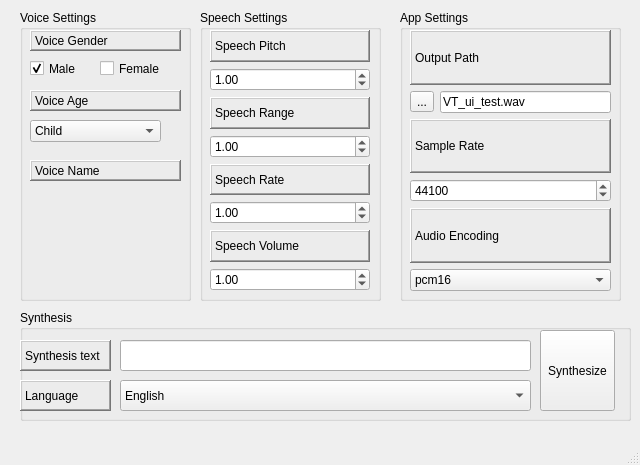
<?xml version="1.0" encoding="UTF-8"?>
<ui version="4.0">
 <class>Voice_Translator</class>
 <widget class="QMainWindow" name="Voice_Translator">
  <property name="enabled">
   <bool>true</bool>
  </property>
  <property name="geometry">
   <rect>
    <x>0</x>
    <y>0</y>
    <width>640</width>
    <height>465</height>
   </rect>
  </property>
  <property name="cursor">
   <cursorShape>ArrowCursor</cursorShape>
  </property>
  <property name="contextMenuPolicy">
   <enum>Qt::DefaultContextMenu</enum>
  </property>
  <property name="windowTitle">
   <string>Voice Translator</string>
  </property>
  <property name="styleSheet">
   <string notr="true">Fusion</string>
  </property>
  <property name="toolButtonStyle">
   <enum>Qt::ToolButtonIconOnly</enum>
  </property>
  <property name="tabShape">
   <enum>QTabWidget::Rounded</enum>
  </property>
  <widget class="QWidget" name="Voice_Translator_widget">
   <widget class="QGroupBox" name="VoiceSettings">
    <property name="geometry">
     <rect>
      <x>20</x>
      <y>10</y>
      <width>171</width>
      <height>291</height>
     </rect>
    </property>
    <property name="title">
     <string>Voice Settings</string>
    </property>
    <property name="flat">
     <bool>true</bool>
    </property>
    <widget class="QCheckBox" name="FemaleCheckBox">
     <property name="geometry">
      <rect>
       <x>80</x>
       <y>50</y>
       <width>70</width>
       <height>17</height>
      </rect>
     </property>
     <property name="text">
      <string>Female</string>
     </property>
     <property name="checked">
      <bool>false</bool>
     </property>
    </widget>
    <widget class="QCheckBox" name="MaleCheckBox">
     <property name="geometry">
      <rect>
       <x>10</x>
       <y>50</y>
       <width>70</width>
       <height>17</height>
      </rect>
     </property>
     <property name="text">
      <string>Male</string>
     </property>
     <property name="checked">
      <bool>true</bool>
     </property>
    </widget>
    <widget class="QComboBox" name="AgeComboBox">
     <property name="geometry">
      <rect>
       <x>10</x>
       <y>110</y>
       <width>131</width>
       <height>22</height>
      </rect>
     </property>
     <item>
      <property name="text">
       <string>Child</string>
      </property>
     </item>
     <item>
      <property name="text">
       <string>Adult</string>
      </property>
     </item>
     <item>
      <property name="text">
       <string>Senile</string>
      </property>
     </item>
    </widget>
    <widget class="QLabel" name="VoiceGender">
     <property name="geometry">
      <rect>
       <x>10</x>
       <y>20</y>
       <width>151</width>
       <height>21</height>
      </rect>
     </property>
     <property name="frameShape">
      <enum>QFrame::WinPanel</enum>
     </property>
     <property name="frameShadow">
      <enum>QFrame::Raised</enum>
     </property>
     <property name="text">
      <string>Voice Gender</string>
     </property>
    </widget>
    <widget class="QLabel" name="VoiceAge">
     <property name="geometry">
      <rect>
       <x>10</x>
       <y>80</y>
       <width>151</width>
       <height>21</height>
      </rect>
     </property>
     <property name="frameShape">
      <enum>QFrame::WinPanel</enum>
     </property>
     <property name="frameShadow">
      <enum>QFrame::Raised</enum>
     </property>
     <property name="text">
      <string>Voice Age</string>
     </property>
    </widget>
    <widget class="QLabel" name="VoiceName">
     <property name="geometry">
      <rect>
       <x>10</x>
       <y>150</y>
       <width>151</width>
       <height>21</height>
      </rect>
     </property>
     <property name="frameShape">
      <enum>QFrame::WinPanel</enum>
     </property>
     <property name="frameShadow">
      <enum>QFrame::Raised</enum>
     </property>
     <property name="text">
      <string>Voice Name</string>
     </property>
    </widget>
   </widget>
   <widget class="QGroupBox" name="SpeechSettings">
    <property name="geometry">
     <rect>
      <x>200</x>
      <y>10</y>
      <width>181</width>
      <height>291</height>
     </rect>
    </property>
    <property name="title">
     <string>Speech Settings</string>
    </property>
    <property name="flat">
     <bool>true</bool>
    </property>
    <widget class="QWidget" name="verticalLayoutWidget">
     <property name="geometry">
      <rect>
       <x>10</x>
       <y>20</y>
       <width>160</width>
       <height>261</height>
      </rect>
     </property>
     <layout class="QVBoxLayout" name="VertLaySpeech">
      <item>
       <widget class="QLabel" name="SpeechPitch">
        <property name="frameShape">
         <enum>QFrame::WinPanel</enum>
        </property>
        <property name="frameShadow">
         <enum>QFrame::Raised</enum>
        </property>
        <property name="text">
         <string>Speech Pitch</string>
        </property>
       </widget>
      </item>
      <item>
       <widget class="QDoubleSpinBox" name="SpeechPitchSpinBox">
        <property name="maximum">
         <double>10.000000000000000</double>
        </property>
        <property name="singleStep">
         <double>0.010000000000000</double>
        </property>
        <property name="value">
         <double>1.000000000000000</double>
        </property>
       </widget>
      </item>
      <item>
       <widget class="QLabel" name="SpeechRate_2">
        <property name="frameShape">
         <enum>QFrame::WinPanel</enum>
        </property>
        <property name="frameShadow">
         <enum>QFrame::Raised</enum>
        </property>
        <property name="text">
         <string>Speech Range</string>
        </property>
       </widget>
      </item>
      <item>
       <widget class="QDoubleSpinBox" name="SpeechRangeSpinBox">
        <property name="maximum">
         <double>10.000000000000000</double>
        </property>
        <property name="singleStep">
         <double>0.010000000000000</double>
        </property>
        <property name="value">
         <double>1.000000000000000</double>
        </property>
       </widget>
      </item>
      <item>
       <widget class="QLabel" name="SpeechRate">
        <property name="frameShape">
         <enum>QFrame::WinPanel</enum>
        </property>
        <property name="frameShadow">
         <enum>QFrame::Raised</enum>
        </property>
        <property name="text">
         <string>Speech Rate</string>
        </property>
       </widget>
      </item>
      <item>
       <widget class="QDoubleSpinBox" name="SpeechRateSpinBox">
        <property name="maximum">
         <double>10.000000000000000</double>
        </property>
        <property name="singleStep">
         <double>0.010000000000000</double>
        </property>
        <property name="value">
         <double>1.000000000000000</double>
        </property>
       </widget>
      </item>
      <item>
       <widget class="QLabel" name="SpeechVolume">
        <property name="frameShape">
         <enum>QFrame::WinPanel</enum>
        </property>
        <property name="frameShadow">
         <enum>QFrame::Raised</enum>
        </property>
        <property name="text">
         <string>Speech Volume</string>
        </property>
       </widget>
      </item>
      <item>
       <widget class="QDoubleSpinBox" name="SpeechVolumeSpinBox">
        <property name="maximum">
         <double>10.000000000000000</double>
        </property>
        <property name="singleStep">
         <double>0.010000000000000</double>
        </property>
        <property name="value">
         <double>1.000000000000000</double>
        </property>
       </widget>
      </item>
     </layout>
    </widget>
   </widget>
   <widget class="QGroupBox" name="AppSettings">
    <property name="geometry">
     <rect>
      <x>400</x>
      <y>10</y>
      <width>221</width>
      <height>291</height>
     </rect>
    </property>
    <property name="title">
     <string>App Settings</string>
    </property>
    <property name="flat">
     <bool>true</bool>
    </property>
    <widget class="QWidget" name="verticalLayoutWidget_2">
     <property name="geometry">
      <rect>
       <x>10</x>
       <y>20</y>
       <width>201</width>
       <height>261</height>
      </rect>
     </property>
     <layout class="QVBoxLayout" name="AppSettingsVert">
      <item>
       <widget class="QLabel" name="OutputPath">
        <property name="frameShape">
         <enum>QFrame::WinPanel</enum>
        </property>
        <property name="frameShadow">
         <enum>QFrame::Raised</enum>
        </property>
        <property name="text">
         <string>Output Path</string>
        </property>
       </widget>
      </item>
      <item>
       <layout class="QHBoxLayout" name="horizontalLayout">
        <property name="spacing">
         <number>6</number>
        </property>
        <property name="topMargin">
         <number>0</number>
        </property>
        <item>
         <widget class="QToolButton" name="toolButton">
          <property name="text">
           <string>...</string>
          </property>
         </widget>
        </item>
        <item>
         <widget class="QLineEdit" name="lineEdit">
          <property name="text">
           <string>VT_ui_test.wav</string>
          </property>
         </widget>
        </item>
       </layout>
      </item>
      <item>
       <widget class="QLabel" name="SampleRate">
        <property name="frameShape">
         <enum>QFrame::WinPanel</enum>
        </property>
        <property name="frameShadow">
         <enum>QFrame::Raised</enum>
        </property>
        <property name="text">
         <string>Sample Rate</string>
        </property>
       </widget>
      </item>
      <item>
       <widget class="QSpinBox" name="spinBox">
        <property name="maximum">
         <number>100000</number>
        </property>
        <property name="singleStep">
         <number>100</number>
        </property>
        <property name="value">
         <number>44100</number>
        </property>
       </widget>
      </item>
      <item>
       <widget class="QLabel" name="AudioEncoding">
        <property name="frameShape">
         <enum>QFrame::WinPanel</enum>
        </property>
        <property name="frameShadow">
         <enum>QFrame::Raised</enum>
        </property>
        <property name="text">
         <string>Audio Encoding</string>
        </property>
       </widget>
      </item>
      <item>
       <widget class="QComboBox" name="comboBox">
        <item>
         <property name="text">
          <string>pcm16</string>
         </property>
        </item>
        <item>
         <property name="text">
          <string>ogg-vorbis</string>
         </property>
        </item>
       </widget>
      </item>
     </layout>
    </widget>
   </widget>
   <widget class="QGroupBox" name="Synthesis">
    <property name="geometry">
     <rect>
      <x>20</x>
      <y>310</y>
      <width>611</width>
      <height>111</height>
     </rect>
    </property>
    <property name="title">
     <string>Synthesis</string>
    </property>
    <property name="flat">
     <bool>true</bool>
    </property>
    <widget class="QPushButton" name="SynthesizeButton">
     <property name="geometry">
      <rect>
       <x>520</x>
       <y>20</y>
       <width>75</width>
       <height>81</height>
      </rect>
     </property>
     <property name="text">
      <string>Synthesize</string>
     </property>
     <property name="flat">
      <bool>false</bool>
     </property>
    </widget>
    <widget class="QComboBox" name="LanguageComboBox">
     <property name="geometry">
      <rect>
       <x>100</x>
       <y>70</y>
       <width>411</width>
       <height>31</height>
      </rect>
     </property>
     <item>
      <property name="text">
       <string>English</string>
      </property>
     </item>
     <item>
      <property name="text">
       <string>Polish</string>
      </property>
     </item>
    </widget>
    <widget class="QLabel" name="Language">
     <property name="geometry">
      <rect>
       <x>0</x>
       <y>70</y>
       <width>91</width>
       <height>31</height>
      </rect>
     </property>
     <property name="frameShape">
      <enum>QFrame::WinPanel</enum>
     </property>
     <property name="frameShadow">
      <enum>QFrame::Raised</enum>
     </property>
     <property name="text">
      <string>Language</string>
     </property>
    </widget>
    <widget class="QLabel" name="SynthesisText">
     <property name="geometry">
      <rect>
       <x>0</x>
       <y>30</y>
       <width>91</width>
       <height>31</height>
      </rect>
     </property>
     <property name="frameShape">
      <enum>QFrame::WinPanel</enum>
     </property>
     <property name="frameShadow">
      <enum>QFrame::Raised</enum>
     </property>
     <property name="text">
      <string>Synthesis text</string>
     </property>
    </widget>
    <widget class="QLineEdit" name="lineEdit_2">
     <property name="geometry">
      <rect>
       <x>100</x>
       <y>30</y>
       <width>411</width>
       <height>31</height>
      </rect>
     </property>
    </widget>
   </widget>
  </widget>
  <widget class="QMenuBar" name="menubar">
   <property name="geometry">
    <rect>
     <x>0</x>
     <y>0</y>
     <width>640</width>
     <height>21</height>
    </rect>
   </property>
  </widget>
  <widget class="QStatusBar" name="statusbar"/>
 </widget>
 <resources/>
 <connections>
  <connection>
   <sender>SynthesizeButton</sender>
   <signal>clicked()</signal>
   <receiver>Voice_Translator</receiver>
   <slot>SynthesisFunction()</slot>
   <hints>
    <hint type="sourcelabel">
     <x>582</x>
     <y>382</y>
    </hint>
    <hint type="destinationlabel">
     <x>559</x>
     <y>-12</y>
    </hint>
   </hints>
  </connection>
 </connections>
 <slots>
  <slot>SynthesisFunction()</slot>
 </slots>
</ui>
